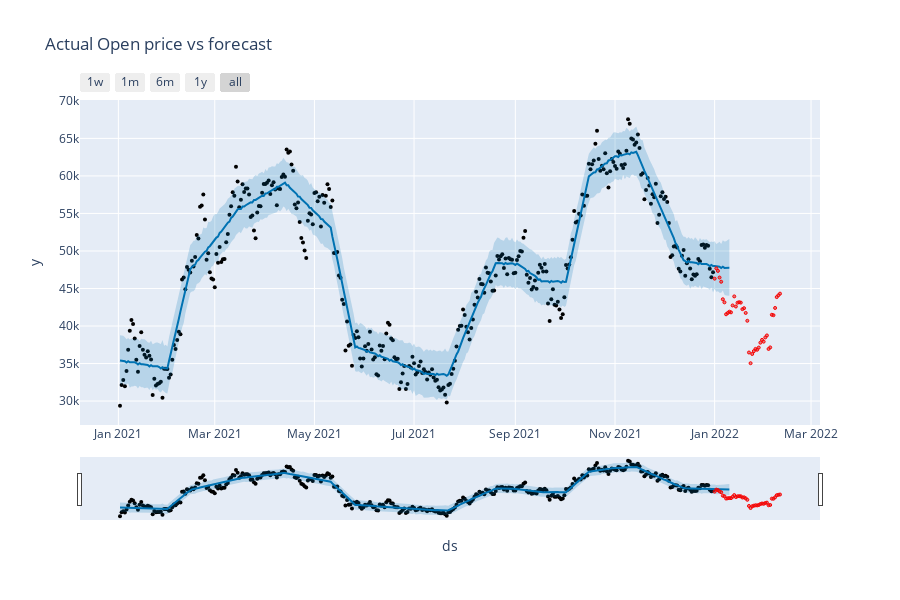

Here is the notebook cell this chart was saved with:
### Markdown cell above
## Validation

### Code cell
fig = plot_plotly(m, forecast)

fig.add_trace(
    go.Scatter(
        name= 'Validation',
        mode='markers',
        x=df_validate['ds'],
        y=df_validate['y'],
        marker=dict(
            # symbol = 'triangle-up',
            color='rgba(204, 20, 20, 0.5)',
            size=3,
            line=dict(
                color='Red',
                width=1
            )
        ),
        showlegend=True
    )
)

fig.update_layout(
    title_text="Actual Open price vs forecast",
)

fig.show()

### Figure 1 — Plotly figure (JSON) as saved in the notebook; plotly's stock layout.template omitted (floating-point values rounded to 4 significant figures; data arrays with more than 128 entries replaced by an {"elided": "..."} marker saying what was removed)
{"data": [{"marker": {"color": "black", "size": 4}, "mode": "markers", "name": "Actual", "type": "scatter", "x": {"elided": "364 str values"}, "y": {"elided": "364 float values"}}, {"hoverinfo": "skip", "line": {"width": 0}, "mode": "lines", "type": "scatter", "x": {"elided": "374 str values"}, "y": {"elided": "374 float values"}}, {"fill": "tonexty", "fillcolor": "rgba(0, 114, 178, 0.2)", "line": {"color": "#0072B2", "width": 2}, "mode": "lines", "name": "Predicted", "type": "scatter", "x": {"elided": "374 str values"}, "y": {"elided": "374 float values"}}, {"fill": "tonexty", "fillcolor": "rgba(0, 114, 178, 0.2)", "hoverinfo": "skip", "line": {"width": 0}, "mode": "lines", "type": "scatter", "x": {"elided": "374 str values"}, "y": {"elided": "374 float values"}}, {"marker": {"color": "rgba(204, 20, 20, 0.5)", "line": {"color": "Red", "width": 1}, "size": 3}, "mode": "markers", "name": "Validation", "showlegend": true, "type": "scatter", "x": ["2022-01-01T00:00:00", "2022-01-02T00:00:00", "2022-01-03T00:00:00", "2022-01-04T00:00:00", "2022-01-05T00:00:00", "2022-01-06T00:00:00", "2022-01-07T00:00:00", "2022-01-08T00:00:00", "2022-01-09T00:00:00", "2022-01-10T00:00:00", "2022-01-11T00:00:00", "2022-01-12T00:00:00", "2022-01-13T00:00:00", "2022-01-14T00:00:00", "2022-01-15T00:00:00", "2022-01-16T00:00:00", "2022-01-17T00:00:00", "2022-01-18T00:00:00", "2022-01-19T00:00:00", "2022-01-20T00:00:00", "2022-01-21T00:00:00", "2022-01-22T00:00:00", "2022-01-23T00:00:00", "2022-01-24T00:00:00", "2022-01-25T00:00:00", "2022-01-26T00:00:00", "2022-01-27T00:00:00", "2022-01-28T00:00:00", "2022-01-29T00:00:00", "2022-01-30T00:00:00", "2022-01-31T00:00:00", "2022-02-01T00:00:00", "2022-02-02T00:00:00", "2022-02-03T00:00:00", "2022-02-04T00:00:00", "2022-02-05T00:00:00", "2022-02-06T00:00:00", "2022-02-07T00:00:00", "2022-02-08T00:00:00", "2022-02-09T00:00:00", "2022-02-10T00:00:00"], "y": [46310.0, 47680.0, 47340.0, 46460.0, 45900.0, 43570.0, 43150.0, 41560.0, 41730.0, 41910.0, 41820.0, 42740.0, 43950.0, 42600.0, 43100.0, 43170.0, 43120.0, 42250.0, 42370.0, 41740.0, 40700.0, 36470.0, 35050.0, 36280.0, 36650.0, 36950.0, 36840.0, 37130.0, 37780.0, 38150.0, 37920.0, 38480.0, 38740.0, 36940.0, 37150.0, 41500.0, 41440.0, 42410.0, 43850.0, 44100.0, 44320.0]}], "layout": {"height": 600, "showlegend": false, "title": {"text": "Actual Open price vs forecast"}, "width": 900, "xaxis": {"rangeselector": {"buttons": [{"count": 7, "label": "1w", "step": "day", "stepmode": "backward"}, {"count": 1, "label": "1m", "step": "month", "stepmode": "backward"}, {"count": 6, "label": "6m", "step": "month", "stepmode": "backward"}, {"count": 1, "label": "1y", "step": "year", "stepmode": "backward"}, {"step": "all"}]}, "rangeslider": {"visible": true}, "title": {"text": "ds"}, "type": "date"}, "yaxis": {"title": {"text": "y"}}}}
